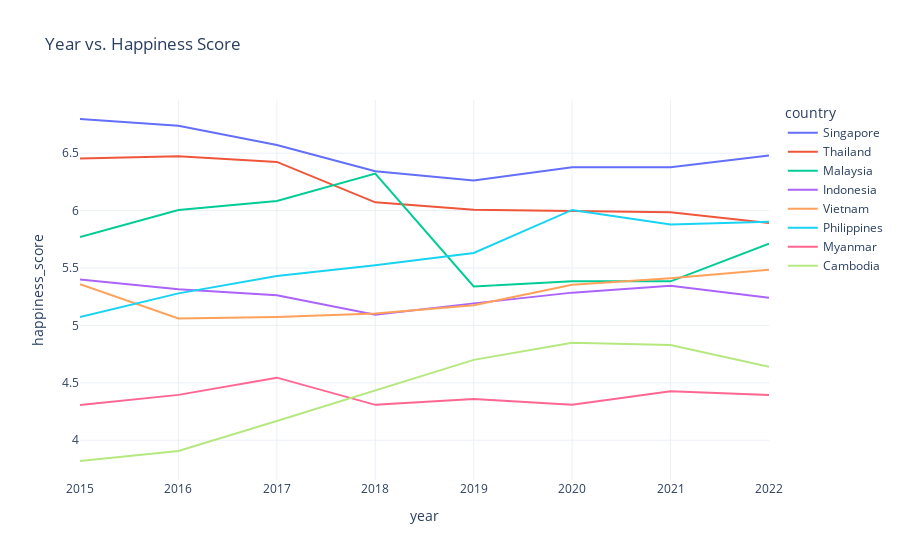

Notebook code cell kept with this figure:
### Code cell
fig=px.line(df_asean,x='year',y='happiness_score',color='country',template="plotly_white",title='Year vs. Happiness Score')
fig.show()

### Figure 1 — Plotly figure (JSON) as saved in the notebook; plotly's stock layout.template omitted (floating-point values rounded to 4 significant figures)
{"data": [{"hovertemplate": "country=Singapore<br>year=%{x}<br>happiness_score=%{y}<extra></extra>", "legendgroup": "Singapore", "line": {"color": "#636efa", "dash": "solid"}, "marker": {"symbol": "circle"}, "mode": "lines", "name": "Singapore", "orientation": "v", "showlegend": true, "type": "scatter", "x": [2015, 2016, 2017, 2018, 2019, 2020, 2021, 2022], "xaxis": "x", "y": [6.798, 6.739, 6.572, 6.343, 6.262, 6.377, 6.377, 6.48], "yaxis": "y"}, {"hovertemplate": "country=Thailand<br>year=%{x}<br>happiness_score=%{y}<extra></extra>", "legendgroup": "Thailand", "line": {"color": "#EF553B", "dash": "solid"}, "marker": {"symbol": "circle"}, "mode": "lines", "name": "Thailand", "orientation": "v", "showlegend": true, "type": "scatter", "x": [2015, 2016, 2017, 2018, 2019, 2020, 2021, 2022], "xaxis": "x", "y": [6.455, 6.474, 6.424, 6.072, 6.008, 5.999, 5.985, 5.891], "yaxis": "y"}, {"hovertemplate": "country=Malaysia<br>year=%{x}<br>happiness_score=%{y}<extra></extra>", "legendgroup": "Malaysia", "line": {"color": "#00cc96", "dash": "solid"}, "marker": {"symbol": "circle"}, "mode": "lines", "name": "Malaysia", "orientation": "v", "showlegend": true, "type": "scatter", "x": [2015, 2016, 2017, 2018, 2019, 2020, 2021, 2022], "xaxis": "x", "y": [5.77, 6.005, 6.084, 6.322, 5.339, 5.384, 5.384, 5.711], "yaxis": "y"}, {"hovertemplate": "country=Indonesia<br>year=%{x}<br>happiness_score=%{y}<extra></extra>", "legendgroup": "Indonesia", "line": {"color": "#ab63fa", "dash": "solid"}, "marker": {"symbol": "circle"}, "mode": "lines", "name": "Indonesia", "orientation": "v", "showlegend": true, "type": "scatter", "x": [2015, 2016, 2017, 2018, 2019, 2020, 2021, 2022], "xaxis": "x", "y": [5.399, 5.314, 5.262, 5.093, 5.192, 5.286, 5.345, 5.24], "yaxis": "y"}, {"hovertemplate": "country=Vietnam<br>year=%{x}<br>happiness_score=%{y}<extra></extra>", "legendgroup": "Vietnam", "line": {"color": "#FFA15A", "dash": "solid"}, "marker": {"symbol": "circle"}, "mode": "lines", "name": "Vietnam", "orientation": "v", "showlegend": true, "type": "scatter", "x": [2015, 2016, 2017, 2018, 2019, 2020, 2021, 2022], "xaxis": "x", "y": [5.36, 5.061, 5.074, 5.103, 5.175, 5.353, 5.411, 5.485], "yaxis": "y"}, {"hovertemplate": "country=Philippines<br>year=%{x}<br>happiness_score=%{y}<extra></extra>", "legendgroup": "Philippines", "line": {"color": "#19d3f3", "dash": "solid"}, "marker": {"symbol": "circle"}, "mode": "lines", "name": "Philippines", "orientation": "v", "showlegend": true, "type": "scatter", "x": [2015, 2016, 2017, 2018, 2019, 2020, 2021, 2022], "xaxis": "x", "y": [5.073, 5.279, 5.43, 5.524, 5.631, 6.006, 5.88, 5.904], "yaxis": "y"}, {"hovertemplate": "country=Myanmar<br>year=%{x}<br>happiness_score=%{y}<extra></extra>", "legendgroup": "Myanmar", "line": {"color": "#FF6692", "dash": "solid"}, "marker": {"symbol": "circle"}, "mode": "lines", "name": "Myanmar", "orientation": "v", "showlegend": true, "type": "scatter", "x": [2015, 2016, 2017, 2018, 2019, 2020, 2021, 2022], "xaxis": "x", "y": [4.307, 4.395, 4.545, 4.308, 4.36, 4.308, 4.426, 4.394], "yaxis": "y"}, {"hovertemplate": "country=Cambodia<br>year=%{x}<br>happiness_score=%{y}<extra></extra>", "legendgroup": "Cambodia", "line": {"color": "#B6E880", "dash": "solid"}, "marker": {"symbol": "circle"}, "mode": "lines", "name": "Cambodia", "orientation": "v", "showlegend": true, "type": "scatter", "x": [2015, 2016, 2017, 2018, 2019, 2020, 2021, 2022], "xaxis": "x", "y": [3.819, 3.907, 4.168, 4.433, 4.7, 4.848, 4.83, 4.64], "yaxis": "y"}], "layout": {"legend": {"title": {"text": "country"}, "tracegroupgap": 0}, "title": {"text": "Year vs. Happiness Score"}, "xaxis": {"anchor": "y", "domain": [0, 1], "title": {"text": "year"}}, "yaxis": {"anchor": "x", "domain": [0, 1], "title": {"text": "happiness_score"}}}}
